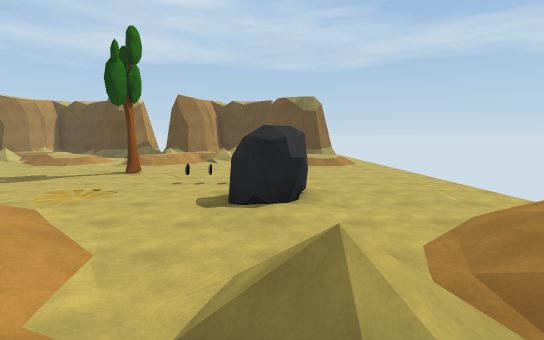
[1] (above)

16 first-person views from a walk through a 3-D level made in the Unity game engine. The camera is 1.2 m above the floor, tilts 6° down and sees 85° across. The floor is counted in squares, 2 m on a side. Each view is taken from the middle of a square. On the plan, view 1 faces up. The plan holds only what a view shows up to about 9 squares ahead; the rest is blank. The place goes on beyond the plan. The player character is not drawn.

[2]
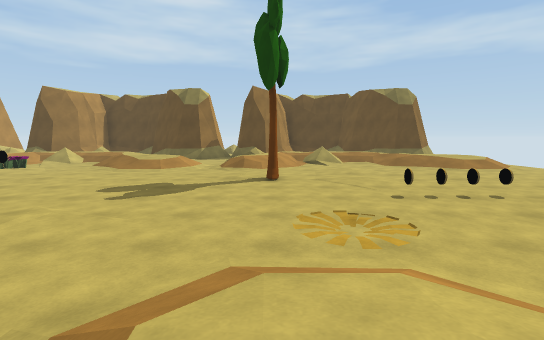

[3]
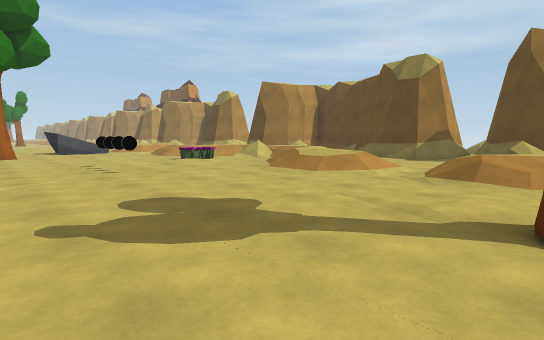

[4]
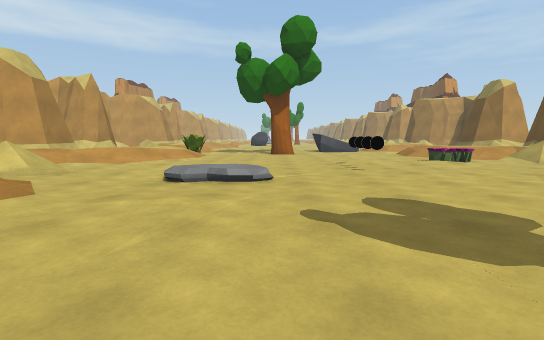

[5]
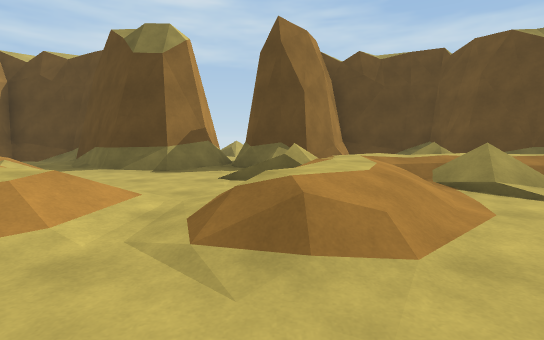

[6]
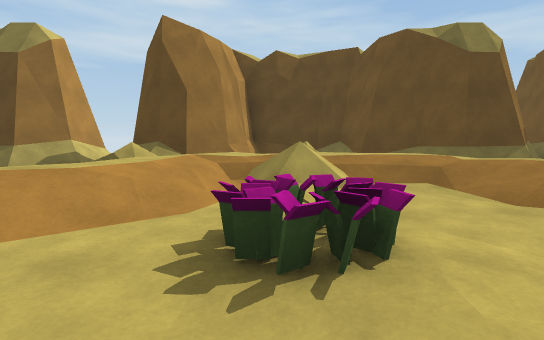

[7]
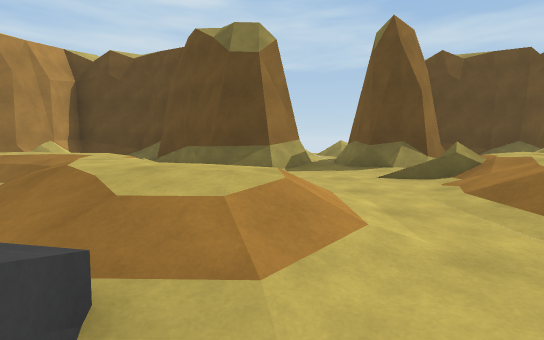

[8]
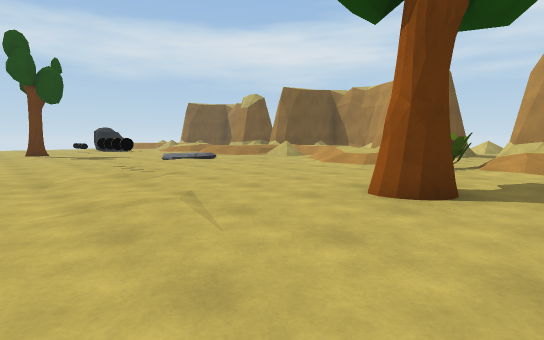

[9]
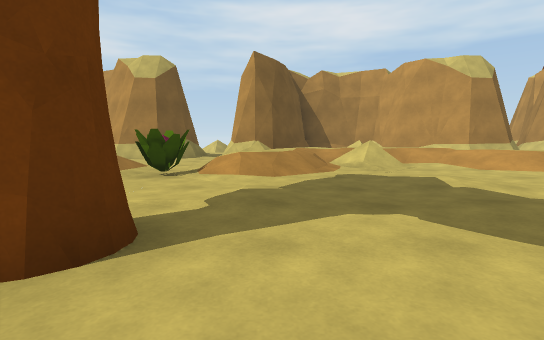

[10]
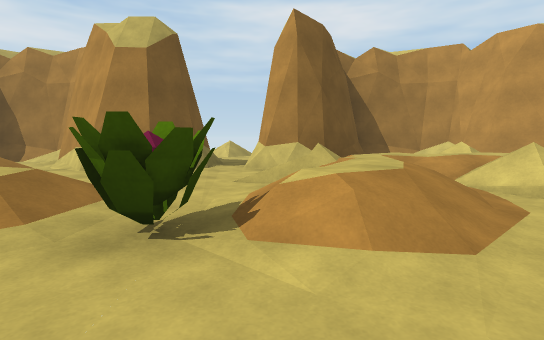

[11]
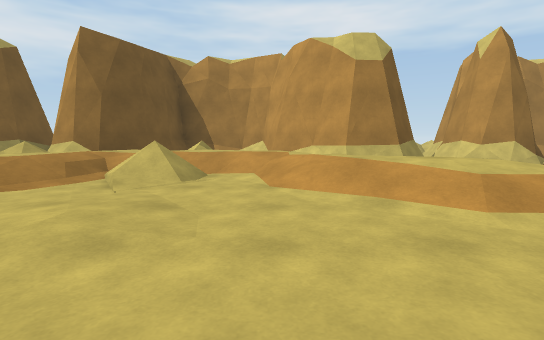

[12]
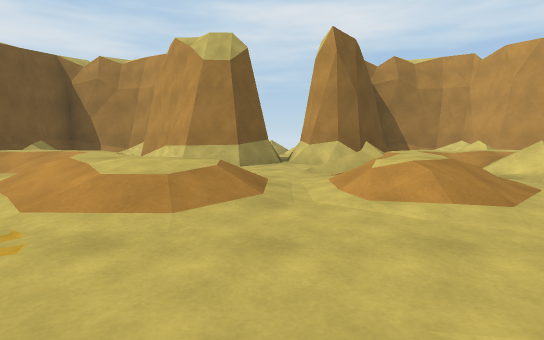

[13]
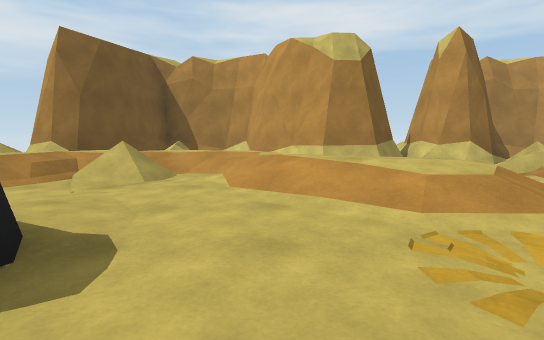

[14]
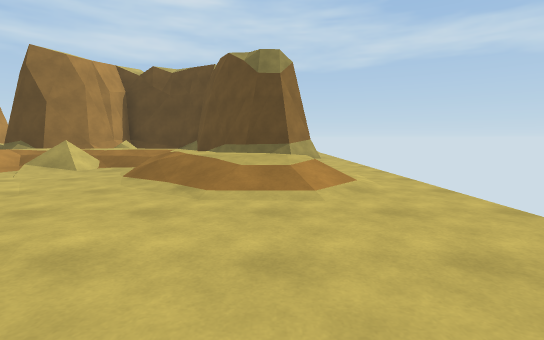

[15]
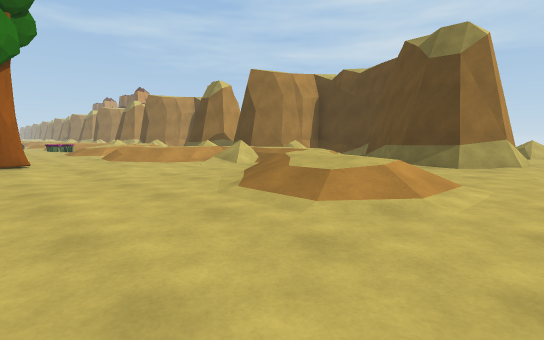

[16]
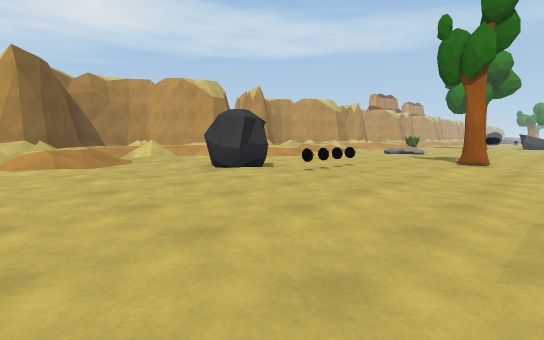

### Floor plan
Key: @ floor where view 1 was taken; # wall or solid block; x gap in a wall; . main floor; : floor 0.75 m higher than the main floor; / step, stairs or slope; T tree; P plant; R rock; C coin; O other object.
Columns run from 23 left of view 1 to 4 right of it. Each row starts with its distance up from view 1.
 18 ####      ####      ####
 17 # /##  .### /##  .### /#  #.
 16 #  .###x###  .###x##/  ####.
 15   /./##./#.//./##.#/./  ###.
 14   ::/ .../::::/...//:::/....
 13   //:  .//////:/../:///:/...
 12     ::/./://..::/./:././://.
 11     /:/.//.P../:/.//..../:/.
 10      .......................
  9       ......................
  8      R......OOC....T........
  7      ................OOC....
  6     ...T......./............
  5    ...........//....P..R....
  4   ...................../....
  3  /....//P/:/....//.:/..../:.
  2  :/.//:/./::/.//:/./:/.////
  1   //////...///////../:///:/
  0    :::/..../::::/..../:@::
 -1 ##  /.##.###.   #####/ /.###
 -2  ##  ###.####. #### ##  /#
 -3   #/##      #/##      ####
 -4   ###

Positions as (right, up) in squares from view 1, and headings:
1: (0, 0), facing up
2: (-4, 2), facing up
3: (-4, 6), facing up-left
4: (-4, 6), facing left
5: (-5, 9), facing up
6: (-12, 9), facing up
7: (-17, 9), facing up
8: (-17, 10), facing down-right
9: (-17, 8), facing down
10: (-16, 5), facing down
11: (-11, 6), facing down
12: (-5, 6), facing down
13: (-2, 6), facing down
14: (2, 7), facing up
15: (4, 8), facing up-left
16: (4, 10), facing down-left
